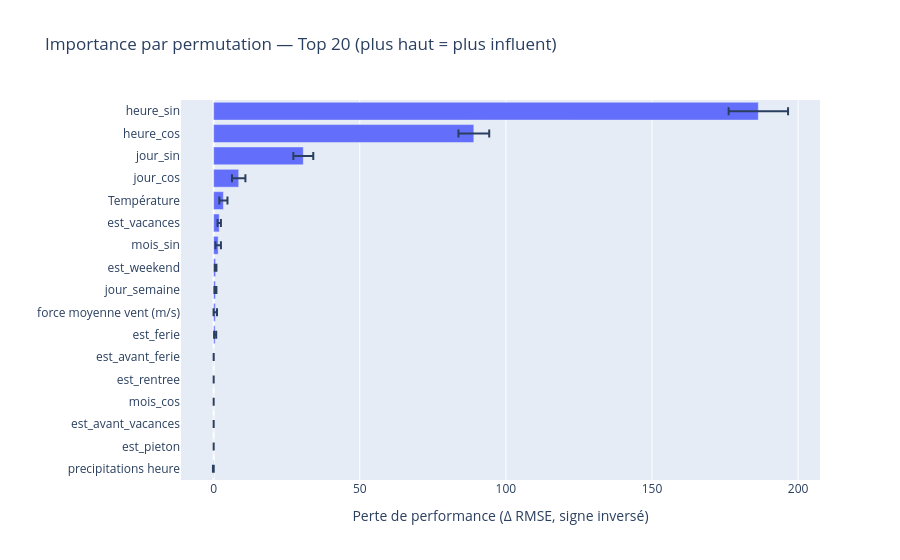

Notebook source saved alongside this figure:
### Code cell
from sklearn.inspection import permutation_importance
import pandas as pd
import numpy as np
import plotly.express as px

# 1) Importance par permutation sur le pipeline complet (prétraitements inclus)
perm = permutation_importance(
    estimator=pipe,
    X=X_test,
    y=y_test,
    n_repeats=20,
    random_state=42,
    scoring='neg_root_mean_squared_error'  # cohérent avec votre RMSE
)

imp_df = (
    pd.DataFrame({
        'feature': features,
        'importance_mean': perm.importances_mean,
        'importance_std': perm.importances_std
    })
    .sort_values('importance_mean', ascending=False)
)

print(imp_df.head(20))

# 2) Bar chart Plotly (top 20)
topk = imp_df.head(20).sort_values('importance_mean', ascending=True)
fig = px.bar(
    topk,
    x='importance_mean', y='feature',
    error_x='importance_std',
    orientation='h',
    title='Importance par permutation — Top 20 (plus haut = plus influent)'
)
fig.update_layout(xaxis_title="Perte de performance (Δ RMSE, signe inversé)", yaxis_title="")
fig.show()

### Figure 1 — Plotly figure (JSON) as saved in the notebook; plotly's stock layout.template omitted (floating-point values rounded to 4 significant figures)
{"data": [{"error_x": {"array": [0.1355, 0.0, 0.0, 0.0, 0.0, 0.008846, 0.3644, 0.5874, 0.336, 0.2826, 0.9384, 0.5777, 1.396, 2.299, 3.409, 5.267, 10.17]}, "hovertemplate": "importance_mean=%{x}<br>feature=%{y}<extra></extra>", "legendgroup": "", "marker": {"color": "#636efa", "pattern": {"shape": ""}}, "name": "", "orientation": "h", "showlegend": false, "textposition": "auto", "type": "bar", "x": [-0.1117, 0.0, 0.0, 0.0, 0.0, 0.005756, 0.5057, 0.552, 0.5977, 0.6627, 1.544, 1.903, 3.324, 8.563, 30.67, 89.03, 186.4], "xaxis": "x", "y": ["precipitations heure", "est_pieton", "est_avant_vacances", "mois_cos", "est_rentree", "est_avant_ferie", "est_ferie", "force moyenne vent (m/s)", "jour_semaine", "est_weekend", "mois_sin", "est_vacances", "Température", "jour_cos", "jour_sin", "heure_cos", "heure_sin"], "yaxis": "y"}], "layout": {"barmode": "relative", "legend": {"tracegroupgap": 0}, "title": {"text": "Importance par permutation — Top 20 (plus haut = plus influent)"}, "xaxis": {"anchor": "y", "domain": [0, 1], "title": {"text": "Perte de performance (Δ RMSE, signe inversé)"}}, "yaxis": {"anchor": "x", "domain": [0, 1], "title": {"text": ""}}}}
